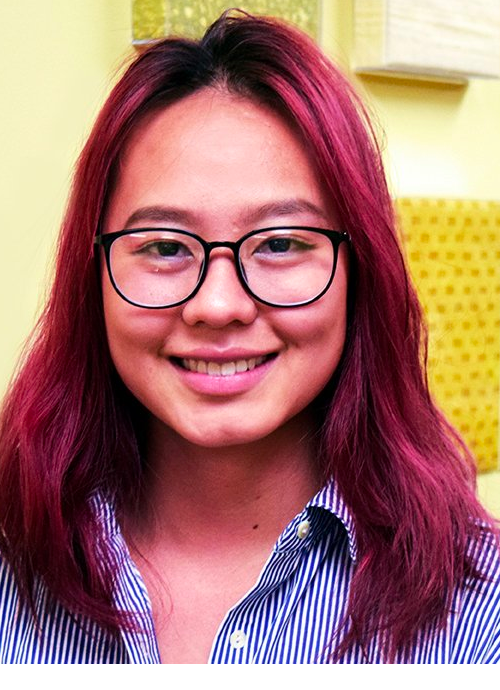
#> input picture imageeffect/kang.png, 500 x 690 px
$ python imageeffects.py
#> lines starting #> are read from the running program, lines starting #| are printed output that depends on the picture
from PIL import Image
kang=Image.open("kang.png")
#> kang is the input picture: PIL image 500x690 RGBA; mean R, G, B, A 157.5, 108.3, 102.6, 245.4
square_kang=kang.resize((300,300))
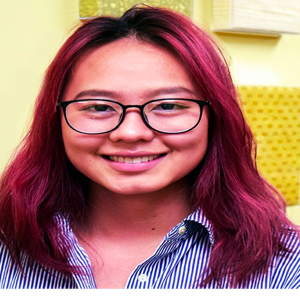
#> square_kang: PIL image 300x300 RGBA; mean R, G, B, A 157.6, 108.5, 102.8, 245.4; transparent parts drawn white
flip_kang=kang.transpose(Image.FLIP_TOP_BOTTOM)
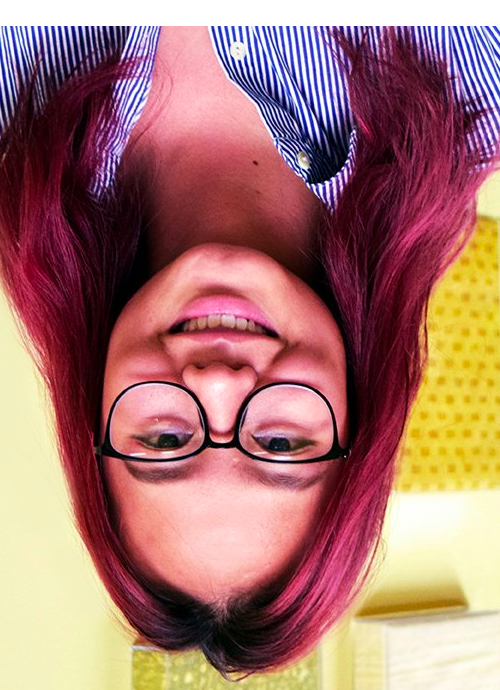
#> flip_kang: PIL image 500x690 RGBA; mean R, G, B, A 157.5, 108.3, 102.6, 245.4; transparent parts drawn white
flip_kang.show()
spin_kang=kang.transpose(Image.ROTATE_270)
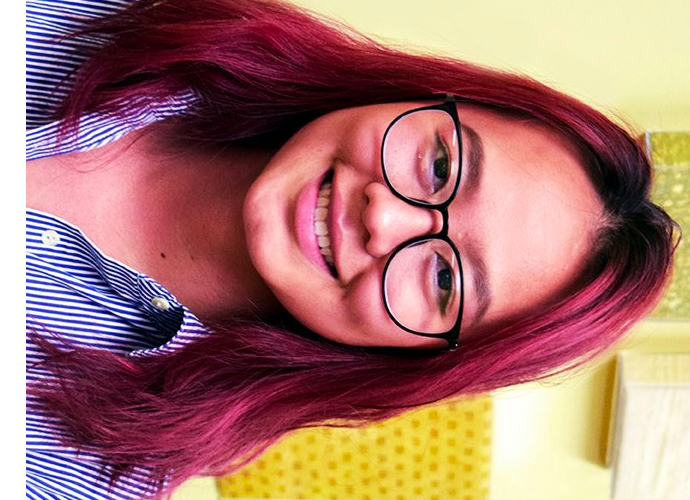
#> spin_kang: PIL image 690x500 RGBA; mean R, G, B, A 157.5, 108.3, 102.6, 245.4; transparent parts drawn white
spin_kang.show()
